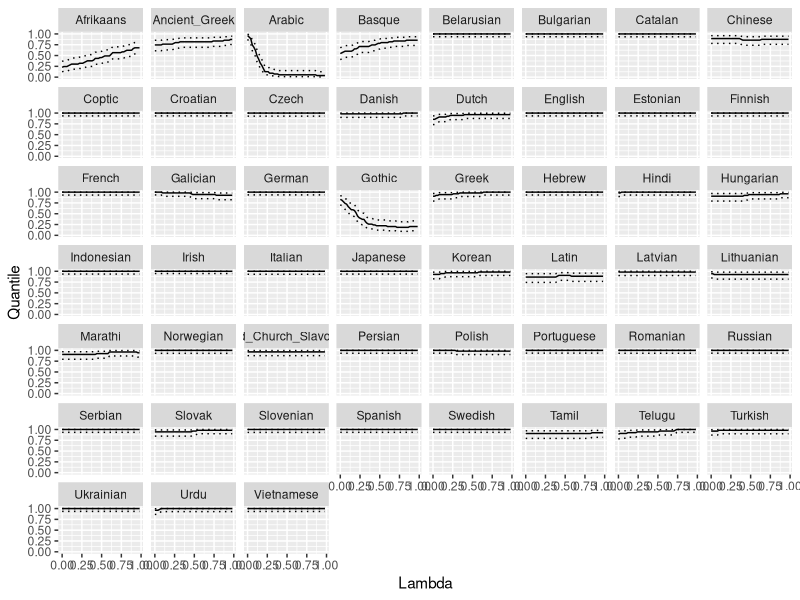

The R source for this figure:
data = read.csv("optimality-by-lambda-mle.tsv", sep="\t")

library(tidyr)
library(dplyr)
library(ggplot2)

plot = ggplot(data, aes(x=Lambda, y=Quantile)) + geom_line() + facet_wrap(~Language)

cBoundUpper = c()
cBoundLower = c()
pValue = c()
for(i in (1:nrow(data))) {
   quantile = data$Quantile[[i]]
   samples = data$Samples[[i]]
   if(is.na(quantile)) {
      cBoundUpper = c(cBoundUpper, 1)
      cBoundLower = c(cBoundLower, 0)
      pValue = c(pValue, 1)

   } else{
      test = binom.test(round(quantile*samples), round(samples), alternative="two.sided", conf.level=1-0.05)
      cBoundUpper = c(cBoundUpper, test$conf.int[[2]])
      cBoundLower = c(cBoundLower, test$conf.int[[1]])
      pValue = c(pValue, test$p.value*3)
   }
}
data$UpperBound = cBoundUpper
data$LowerBound = cBoundLower
data$pValue = pValue


plot = ggplot(data, aes(x=Lambda, y=Quantile)) + geom_line() + geom_line(aes(x=Lambda,y=LowerBound)) + facet_wrap(~Language)


#lambdas = c(0.0, 0.5, 0.98)
#plot = ggplot(data %>% filter(Lambda %in% lambdas), aes(x=Lambda, y=Quantile)) + geom_line() + geom_line(aes(x=Lambda,y=LowerBound)) + facet_wrap(~Language)

plot = ggplot(data, aes(x=Lambda, y=Quantile)) + geom_line() + geom_line(aes(x=Lambda,y=UpperBound), linetype="dotted") + geom_line(aes(x=Lambda,y=LowerBound), linetype="dotted") + facet_wrap(~Language)


ggsave(plot, file="figures/quantileByLambda-mle.pdf")


